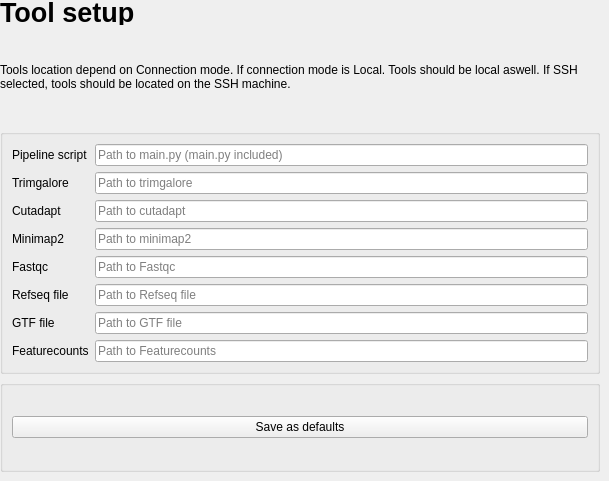
         <widget class="QWidget" name="page_tools">
          <widget class="QWidget" name="widget_tool_setup" native="true">
           <property name="geometry">
            <rect>
             <x>0</x>
             <y>0</y>
             <width>600</width>
             <height>472</height>
            </rect>
           </property>
           <property name="minimumSize">
            <size>
             <width>600</width>
             <height>0</height>
            </size>
           </property>
           <layout class="QGridLayout" name="gridLayout_9">
            <property name="leftMargin">
             <number>0</number>
            </property>
            <property name="topMargin">
             <number>0</number>
            </property>
            <property name="rightMargin">
             <number>0</number>
            </property>
            <property name="bottomMargin">
             <number>0</number>
            </property>
            <item row="1" column="0" colspan="2">
             <widget class="QLabel" name="label_8">
              <property name="text">
               <string>Tools location depend on Connection mode. If connection mode is Local. Tools should be local aswell. If SSH selected, tools should be located on the SSH machine.</string>
              </property>
              <property name="wordWrap">
               <bool>true</bool>
              </property>
             </widget>
            </item>
            <item row="0" column="0">
             <widget class="QLabel" name="label_3">
              <property name="maximumSize">
               <size>
                <width>16777215</width>
                <height>25</height>
               </size>
              </property>
              <property name="sizeIncrement">
               <size>
                <width>0</width>
                <height>0</height>
               </size>
              </property>
              <property name="font">
               <font>
                <pointsize>20</pointsize>
                <weight>75</weight>
                <bold>true</bold>
               </font>
              </property>
              <property name="text">
               <string>Tool setup</string>
              </property>
             </widget>
            </item>
            <item row="3" column="0" colspan="2">
             <widget class="QGroupBox" name="groupBox_4">
              <property name="title">
               <string/>
              </property>
              <layout class="QHBoxLayout" name="horizontalLayout_4">
               <item>
                <widget class="QPushButton" name="pushButton_save_paths">
                 <property name="text">
                  <string>Save as defaults</string>
                 </property>
                </widget>
               </item>
              </layout>
             </widget>
            </item>
            <item row="2" column="0" colspan="2">
             <widget class="QGroupBox" name="groupBox_5">
              <property name="title">
               <string/>
              </property>
              <layout class="QGridLayout" name="gridLayout_6">
               <item row="7" column="2">
                <widget class="QLineEdit" name="lineEdit_fastqc_path">
                 <property name="sizePolicy">
                  <sizepolicy hsizetype="Expanding" vsizetype="Fixed">
                   <horstretch>0</horstretch>
                   <verstretch>0</verstretch>
                  </sizepolicy>
                 </property>
                 <property name="minimumSize">
                  <size>
                   <width>200</width>
                   <height>0</height>
                  </size>
                 </property>
                 <property name="sizeIncrement">
                  <size>
                   <width>0</width>
                   <height>0</height>
                  </size>
                 </property>
                 <property name="placeholderText">
                  <string>Path to Fastqc</string>
                 </property>
                 <property name="clearButtonEnabled">
                  <bool>true</bool>
                 </property>
                </widget>
               </item>
               <item row="3" column="2">
                <widget class="QLineEdit" name="lineEdit_trimgalore_path">
                 <property name="placeholderText">
                  <string>Path to trimgalore</string>
                 </property>
                 <property name="clearButtonEnabled">
                  <bool>true</bool>
                 </property>
                </widget>
               </item>
               <item row="6" column="2">
                <widget class="QLineEdit" name="lineEdit_minimap_path">
                 <property name="placeholderText">
                  <string>Path to minimap2</string>
                 </property>
                 <property name="clearButtonEnabled">
                  <bool>true</bool>
                 </property>
                </widget>
               </item>
               <item row="6" column="0">
                <widget class="QLabel" name="label_minimap_path">
                 <property name="text">
                  <string>Minimap2</string>
                 </property>
                </widget>
               </item>
               <item row="5" column="2">
                <widget class="QLineEdit" name="lineEdit_cutadapt_path">
                 <property name="echoMode">
                  <enum>QLineEdit::Normal</enum>
                 </property>
                 <property name="placeholderText">
                  <string>Path to cutadapt</string>
                 </property>
                 <property name="clearButtonEnabled">
                  <bool>true</bool>
                 </property>
                </widget>
               </item>
               <item row="7" column="0">
                <widget class="QLabel" name="label_fastqc_path">
                 <property name="text">
                  <string>Fastqc</string>
                 </property>
                </widget>
               </item>
               <item row="5" column="0">
                <widget class="QLabel" name="label_cutadapt_path">
                 <property name="text">
                  <string>Cutadapt</string>
                 </property>
                </widget>
               </item>
               <item row="1" column="0">
                <widget class="QLabel" name="label_pipeline_script_path">
                 <property name="text">
                  <string>Pipeline script</string>
                 </property>
                </widget>
               </item>
               <item row="3" column="0">
                <widget class="QLabel" name="label_trimgalore">
                 <property name="text">
                  <string>Trimgalore</string>
                 </property>
                </widget>
               </item>
               <item row="1" column="2">
                <widget class="QLineEdit" name="lineEdit_pipeline_script_path">
                 <property name="sizePolicy">
                  <sizepolicy hsizetype="Expanding" vsizetype="Fixed">
                   <horstretch>0</horstretch>
                   <verstretch>0</verstretch>
                  </sizepolicy>
                 </property>
                 <property name="minimumSize">
                  <size>
                   <width>200</width>
                   <height>0</height>
                  </size>
                 </property>
                 <property name="sizeIncrement">
                  <size>
                   <width>0</width>
                   <height>0</height>
                  </size>
                 </property>
                 <property name="placeholderText">
                  <string>Path to main.py (main.py included)</string>
                 </property>
                 <property name="clearButtonEnabled">
                  <bool>true</bool>
                 </property>
                </widget>
               </item>
               <item row="8" column="0">
                <widget class="QLabel" name="label_refseq">
                 <property name="text">
                  <string>Refseq file</string>
                 </property>
                </widget>
               </item>
               <item row="9" column="0">
                <widget class="QLabel" name="label_gtffile">
                 <property name="text">
                  <string>GTF file</string>
                 </property>
                </widget>
               </item>
               <item row="8" column="2">
                <widget class="QLineEdit" name="lineEdit_refseq">
                 <property name="sizePolicy">
                  <sizepolicy hsizetype="Expanding" vsizetype="Fixed">
                   <horstretch>0</horstretch>
                   <verstretch>0</verstretch>
                  </sizepolicy>
                 </property>
                 <property name="minimumSize">
                  <size>
                   <width>200</width>
                   <height>0</height>
                  </size>
                 </property>
                 <property name="sizeIncrement">
                  <size>
                   <width>0</width>
                   <height>0</height>
                  </size>
                 </property>
                 <property name="placeholderText">
                  <string>Path to Refseq file</string>
                 </property>
                 <property name="clearButtonEnabled">
                  <bool>true</bool>
                 </property>
                </widget>
               </item>
               <item row="9" column="2">
                <widget class="QLineEdit" name="lineEdit_gtf_path">
                 <property name="sizePolicy">
                  <sizepolicy hsizetype="Expanding" vsizetype="Fixed">
                   <horstretch>0</horstretch>
                   <verstretch>0</verstretch>
                  </sizepolicy>
                 </property>
                 <property name="minimumSize">
                  <size>
                   <width>200</width>
                   <height>0</height>
                  </size>
                 </property>
                 <property name="sizeIncrement">
                  <size>
                   <width>0</width>
                   <height>0</height>
                  </size>
                 </property>
                 <property name="placeholderText">
                  <string>Path to GTF file</string>
                 </property>
                 <property name="clearButtonEnabled">
                  <bool>true</bool>
                 </property>
                </widget>
               </item>
               <item row="10" column="0">
                <widget class="QLabel" name="label_2">
                 <property name="text">
                  <string>Featurecounts</string>
                 </property>
                </widget>
               </item>
               <item row="10" column="2">
                <widget class="QLineEdit" name="lineEdit_feature">
                 <property name="placeholderText">
                  <string>Path to Featurecounts</string>
                 </property>
                </widget>
               </item>
              </layout>
             </widget>
            </item>
           </layout>
          </widget>
         </widget>
